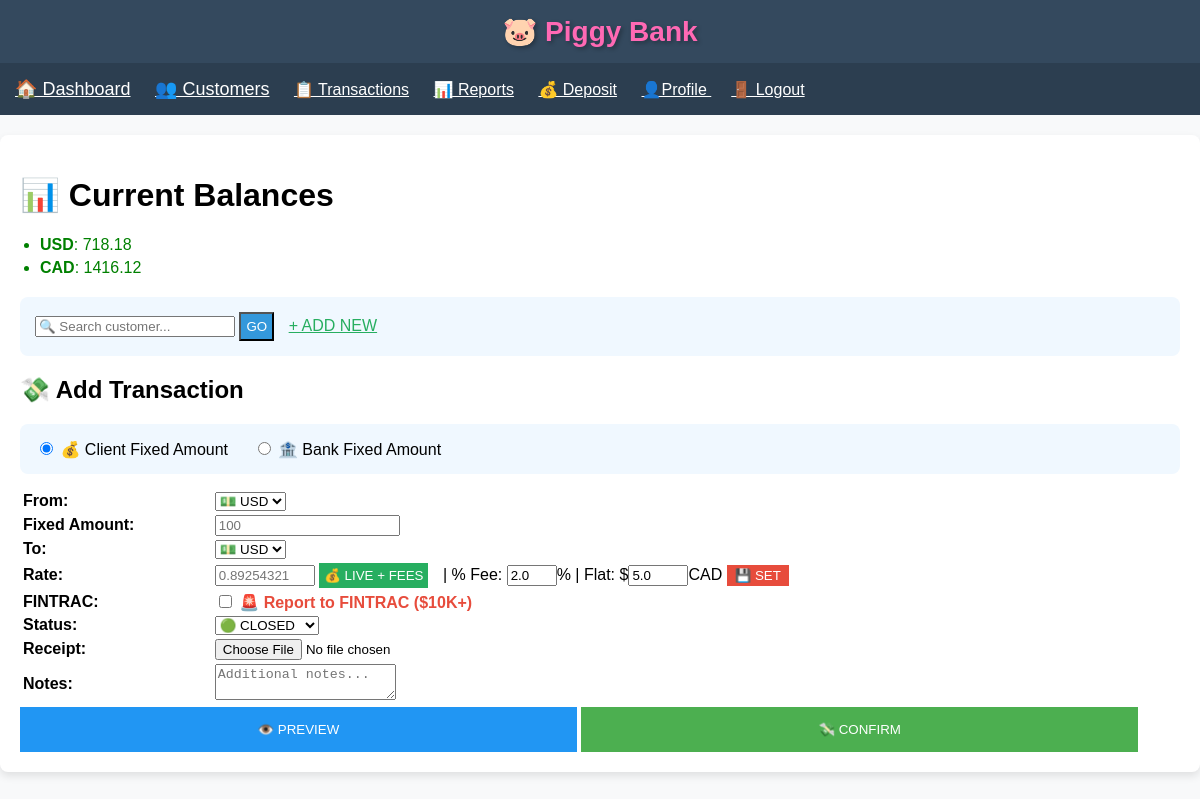
Screenshot of / (signed in) with the database file from the repository.
### app.py (models this page shows)
class Transaction(db.Model):
    id = db.Column(db.Integer, primary_key=True)
    date = db.Column(db.DateTime, default=datetime.utcnow)
    from_currency = db.Column(db.String(3), nullable=False)
    to_currency = db.Column(db.String(3), nullable=False)
    from_amount = db.Column(db.Float, nullable=False)
    to_amount = db.Column(db.Float, nullable=False)
    exchange_rate = db.Column(db.Float, nullable=False)
    notes = db.Column(db.Text, nullable=True)
    is_fintrac = db.Column(db.Boolean, default=False)  # ✅ NEW!
    client_id = db.Column(db.Integer, db.ForeignKey('client.id'), nullable=False)
    receipt_filename = db.Column(db.String(100))  # ← ADD! PDF/JPG filename
    status = db.Column(db.String(10), default='closed')  # ← CHANGE TO CLOSED!

### app.py (the view, shortened to what this page needs)
@app.route('/', methods=['GET', 'POST'])
def index():
    import uuid
    if 'user_id' not in session:
        return redirect(url_for('login'))
    current_fee = round(FEE_PERCENTAGE * 100, 1)
    current_flat_fee = round(FLAT_FEE_CAD, 2)
    selected_client = Client.query.get(session.get('selected_client_id'))
    clients = Client.query.all()  # ✅ ADD THIS!
    balances = get_balances()
    return render_template('index.html', balances=balances, current_fee=current_fee,
                           current_flat_fee=current_flat_fee, client=selected_client)

### app.py (called while the page is built)
def get_balances():
    if 'user_id' not in session:
        return {}
    client_id = session.get('selected_client_id')
    if session.get('is_admin') and not client_id:
        transactions = Transaction.query.all()
    else:
        if not client_id:
            return {}
        transactions = Transaction.query.filter_by(client_id=client_id).all()
    balances = {}
    for tx in transactions:
        if tx.from_amount == 0:  # DEPOSIT
            balances[tx.to_currency] = balances.get(tx.to_currency, 0) + tx.to_amount
        else:  # EXCHANGE
            balances[tx.from_currency] = balances.get(tx.from_currency, 0) - tx.from_amount
            balances[tx.to_currency] = balances.get(tx.to_currency, 0) + tx.to_amount
    return balances

### templates/index.html (shortened to what this page needs)
{% extends "base.html" %}
{% block content %}
<h1>📊 Current Balances</h1>
<div class="balances">
    {% if balances %}
        <ul style="padding-left: 20px;">
            {% for currency, amount in balances.items() %}
                <li style="color: {% if amount >= 0 %}green{% else %}red{% endif %}; margin: 5px 0;">
                    <strong>{{ currency }}</strong>: {{ "%.2f"|format(amount) }}
                </li>
            {% endfor %}
        </ul>
    {% else %}
        <p>No transactions yet!</p>
    {% endif %}
</div>
<div style="background:#f0f8ff; padding:15px; border-radius:8px; margin:20px 0;">
    {% if client %}
        <strong>👥 Customer:</strong>
        <span style="color:green;">
            <strong>{{ client.first_name }} {{ client.last_name }}</strong><br>
            <small>{{ client.phone }} | {{ client.apartment|default('') }} {{ client.civic_number }} {{ client.street }}<br>
            {{ client.city }}, {{ client.province }} {{ client.postal_code }}</small>
        </span> ✅
        <a href="{{ url_for('customers') }}" style="color:blue; margin-left:10px;">[Change Customer]</a>
    {% else %}
        <form method="GET" action="{{ url_for('customers') }}" style="display:inline;">
            <input type="text" name="search" placeholder="🔍 Search customer..." style="width:200px;">
            <button type="submit" style="padding:5px; background:#3498db; color:white;">GO</button>
        </form>
        <a href="{{ url_for('customers') }}" style="margin-left:10px; color:#27ae60;">+ ADD NEW</a>
    {% endif %}
</div>
<h2>💸 Add Transaction</h2>
<form method="POST" enctype="multipart/form-data">
    <div style="background:#f0f8ff; padding:15px; border-radius:8px; margin-bottom:15px;">
        <label><input type="radio" name="mode" value="client_fixed" checked> 💰 Client Fixed Amount</label>
        <label style="margin-left:20px;"><input type="radio" name="mode" value="bank_fixed"> 🏦 Bank Fixed Amount</label>
    </div>
    <table style="width: 100%;">
        <tr><td><strong>{{ "From" if request.form.get('mode') != 'bank_fixed' else "To" }}:</strong></td>
            <td><select name="fixed_currency" required>
                <option value="USD">💵 USD</option><option value="EUR">💶 EUR</option>
            </select></td></tr>
        <tr><td><strong>Fixed Amount:</strong></td><td><input type="number" name="fixed_amount" step="0.01" placeholder="100" required></td></tr>
        <tr><td><strong>{{ "To" if request.form.get('mode') != 'bank_fixed' else "From" }}:</strong></td>
            <td><select name="other_currency" required>
                <option value="USD">💵 USD</option><option value="EUR">💶 EUR</option>
            </select></td></tr>
        <tr><td><strong>Rate:</strong></td><td>
            <input type="number" name="exchange_rate" step="0.0000000001" placeholder="0.89254321" id="rate" required style="width:100px;">
            <button type="button" onclick="getLiveRateWithFee()" style="padding:5px; background:#27ae60; color:white; border:none; margin-right:10px;">💰 LIVE + FEES</button>
            | % Fee: <input type="number" name="fee_percentage" step="0.1" value="{{ current_fee }}" id="fee_input" style="width:50px;">%
            | Flat: $<input type="number" name="flat_fee_cad" step="0.01" value="{{ current_flat_fee }}" id="flat_input" style="width:60px;">CAD
            <button type="button" onclick="setFeesFromDashboard()" style="padding:3px 8px; background:#e74c3c; color:white; border:none;">💾 SET</button>
        </td></tr>
        <tr><td><strong>FINTRAC:</strong></td><td>
            <input type="checkbox" name="is_fintrac">
            <label style="color:#e74c3c; font-weight:bold;">🚨 Report to FINTRAC ($10K+)</label>
        </td></tr>
        <tr><td><strong>Status:</strong></td><td>
            <select name="status">
                <option value="closed" selected>🟢 CLOSED</option>
            </select>
        </td></tr>
        <tr><td><strong>Receipt:</strong></td><td>
            <input type="file" name="receipt" accept=".pdf,.jpg,.jpeg,.png">
        </td></tr>
        <tr><td><strong>Notes:</strong></td><td><textarea name="notes" rows="2" placeholder="Additional notes..."></textarea></td></tr>
    </table>
    <input type="button" value="👁️ PREVIEW" onclick="showPreview()" style="width:48%; padding:15px; background:#2196F3; color:white; border:none;">
    <input type="submit" value="💸 CONFIRM" style="width:48%; padding:15px; background:#4CAF50; color:white; border:none;">
</form>
{% endblock %}

### templates/base.html (style rules this page uses)
* { box-sizing: border-box; }
body { font-family: Arial; margin: 0; padding: 0; background: #f8f9fa; }

### rows the page displays
Transaction: to_currency "USD", amount "718.18"
Transaction: to_currency "CAD", amount "1416.12"

### other values shown
{{ "From" if request.form.get('mode') != 'bank_fixed' else "To" }} "From"
{{ "To" if request.form.get('mode') != 'bank_fixed' else "From" }} "To"
